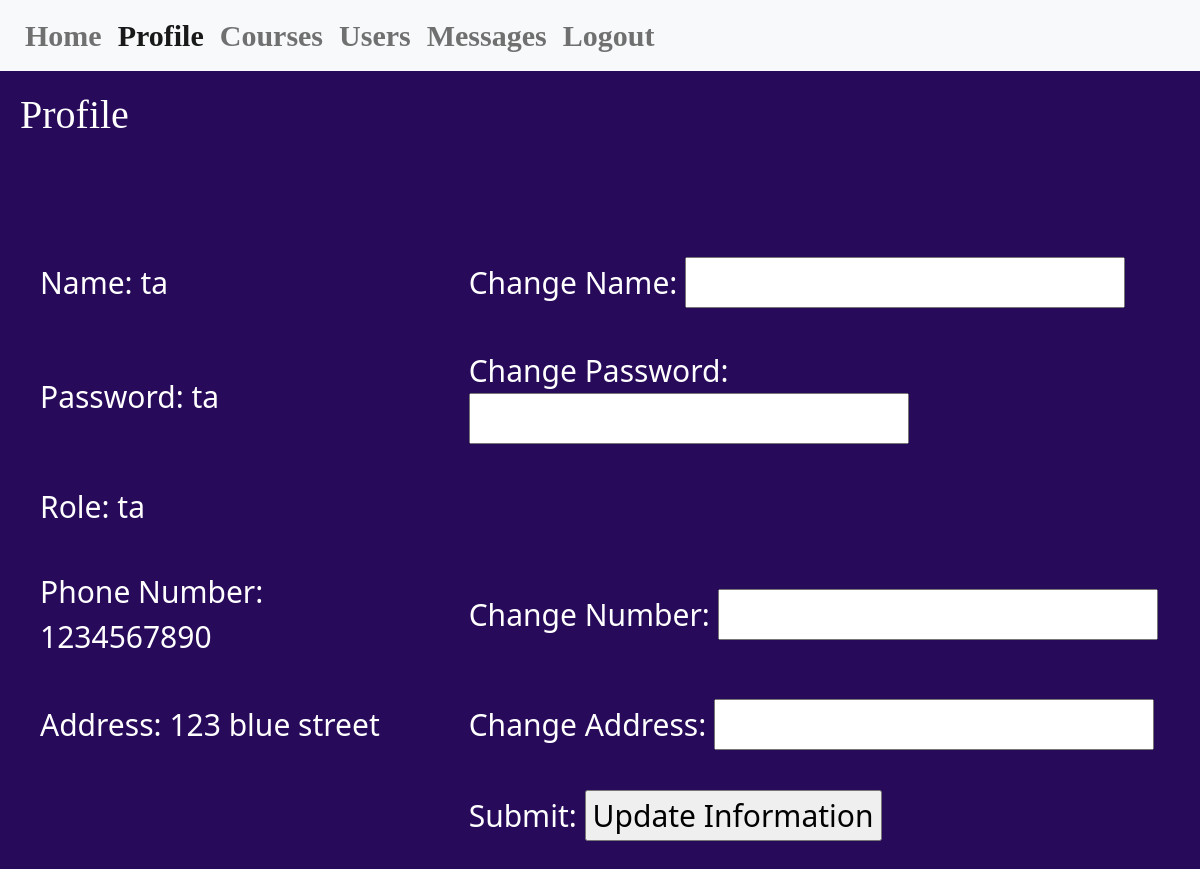
The app's page /profile/ (signed in) with its own data.
### PurplePanda/models.py (models this page shows, shortened)
class MyUser(models.Model):
    name = models.CharField(max_length=20)
    password = models.CharField(max_length=20)
    role = models.CharField(max_length=20)
    phoneNumber = models.CharField(max_length=10, default=None, null=True)
    address = models.CharField(max_length=30, default=None, null=True)

### PurplePanda/views.py (the view, shortened to what this page needs)
# urls.py: path('profile/', Profile.as_view(), name='profile'),
class Profile(View):
    def get(self, request):
        temp = request.session.get("name")
        temp = MyUser.objects.get(name=temp)
        return render(request, "profile.html", {'current': temp, 'message': ''})

### templates/profile.html (shortened to what this page needs)
{% load static %}
<!DOCTYPE html>
<html lang = en>
<head>
    <link href="https://cdn.jsdelivr.net/npm/bootstrap@5.0.2/dist/css/bootstrap.min.css" rel="stylesheet">
    <link href="{% static 'css/loginstyle.css' %}" rel="stylesheet" type="text/css"/>
</head>
<body>
    <nav class="navbar navbar-expand-lg navbar-light bg-light">
        <div class="container-fluid">
            <div class="collapse navbar-collapse" id="navbarNavAltMarkup">
                <div class="navbar-nav">
                    <a class="nav-link" aria-current="page" href="/home">Home</a>
                    <a class="nav-link active" href="/profile">Profile</a>
                    <a class="nav-link" href= "/viewcourse">Courses</a>
                    <a class="nav-link" href="/viewuser">Users</a>
                    <a class="nav-link" href="/viewmessage">Messages</a>
                    <a class="nav-link" href= "/">Logout</a>
                </div>
            </div>
        </div>
    </nav>
    <h1 class="header2"> Profile</h1>
    <div class="users">
        <form action="" method="post">
        <table class="loginTable">
            <tr>
                <td>Name: {{ current.name }}</td>
                <td>Change Name: <input type="text" name="name"></td>
            </tr>
            <tr>
                <td>Password: {{ current.password }}</td>
                <td>Change Password: <input type="text" name="password"></td>
            </tr>
            <tr>
                <td>Role: {{ current.role }}</td>
            </tr>
            <tr>
                <td>Phone Number: {{ current.phoneNumber }}</td>
                <td>Change Number: <input type="text" name="number"></td>
            </tr>
            <tr>
                <td>Address: {{ current.address }}</td>
                <td>Change Address: <input type="text" name="address"></td>
            </tr>
            <tr>
                <td></td>
                <td>Submit: <a href="/profile"><input  type="submit" value="Update Information"></a></td>
            </tr>
            <div class="alertMessage">
            </div>
        </table>
        </form>
    </div>
</body>
</html>

### static/css/loginstyle.css (style rules this page uses)
.header2 { alignment: left; color:white; padding:20px; font-family: serif, Georgia; }
body { background-color: rgb(40,10,90); }
.users { padding:20px; font-size:25px; color:white; }
tr,td { padding:20px; }
.loginTable { padding:100px; margin-left: auto; margin-right: auto; color: white; font-size: 30px; }
.navbar { background-color: white; color: purple; border-style:none; font-weight: bold; font-size: 30px; padding:5px; font-family: serif, Georgia; }
.alertMessage { text-align:center; color: rgb(255,193,7); margin:auto; margin-top:30px; padding:10px; }

### records on screen
MyUser: name "ta", password "ta", role "ta", phoneNumber "1234567890", address "123 blue street"
